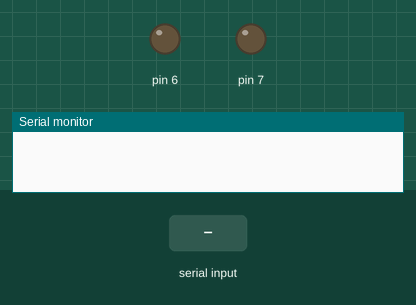
The sketch below on a simulated Arduino Uno, built with avr-gcc and run on an emulated ATmega328P. On the bench: output pins drawn as LEDs (lit = HIGH), the last lines printed to the serial monitor. The test bench sets the inputs (shaded band).

Above: at 1.2 s.
1.3 s: "954\n" received over Serial
At 2.1 s:
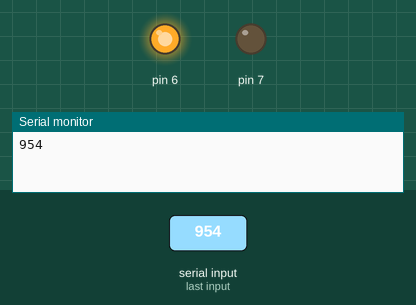
3.8 s: "963\n" received over Serial
At 4.1 s:
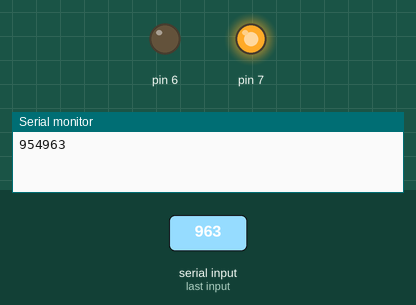
Timing chart, 0 to 6.8 s (numbered marks = the images above; inputs shaded):
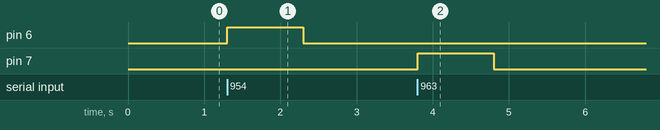

Measured:
- after the input at 1.3 s, pin 6: LOW → HIGH at once, → LOW 1.0 s later
- after the input at 3.8 s, pin 7: LOW → HIGH at once, → LOW 1.0 s later

The sketch:

Code_03_500923949_ChengHao_Kao_LAB1.ino
```cpp
int x;

void setup() {
  Serial.begin(115200);
  Serial.setTimeout(1);
  pinMode(6,OUTPUT);
  pinMode(7,OUTPUT);
}

void loop() {
  while (!Serial.available());
  x = Serial.readString().toInt();
  Serial.print(x);
  if (x == 954)
  {
    digitalWrite(6,HIGH);
    digitalWrite(7,LOW);
    delay(1000);
    digitalWrite(6,LOW);
    delay(1000);
  }
  else if (x == 963)
  {
    digitalWrite(6,LOW);
    digitalWrite(7,HIGH);
    delay(1000);
    digitalWrite(7,LOW);
    delay(1000);
  }
}
```
